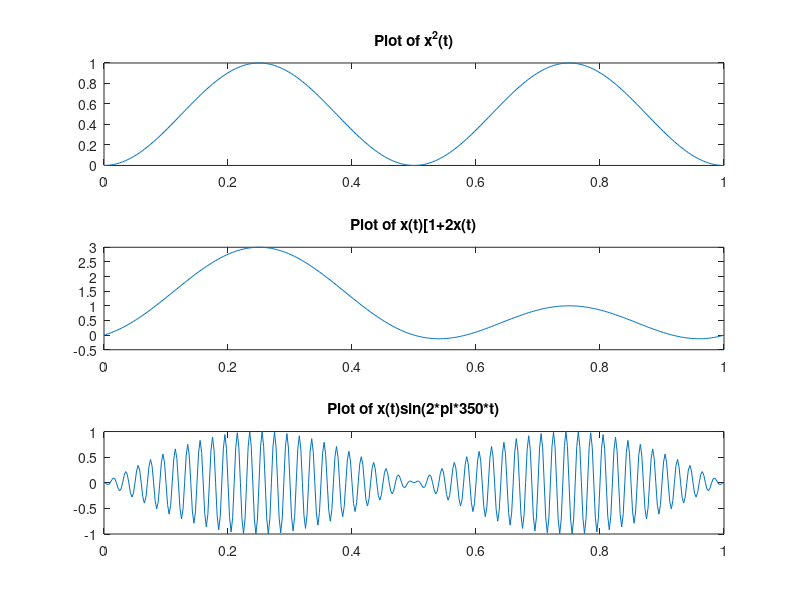

This figure's MATLAB source: (Note: this script raises an error after producing the figure.)
clear all;
f = 400;
Tsample = 1/f;
t = 0:Tsample:1;
A = 1;
x = sin(2*pi*t);
y1 = x.^2;
y2 = x.*(1+2*x);
y3 = x.*sin(2*pi*350.*t);
plot(t,y1,t,y2,t,y3);
n1 = .5;
x2 = 12*n1 + 12*n1 - 24*n1; %Proves Linearity
subplot(3,1,1);
plot(t,y1);
title('Plot of x^2(t)');
subplot(3,1,2);
plot(t,y2);
title('Plot of x(t)[1+2x(t)');
subplot(3,1,3);
plot(t,y3);
title('Plot of x(t)sin(2*pi*350*t)');
figure;
n = 2;
S = @(x) x.^n;
interval1 = 1:1/100:4;
interval2 = 11:1/100:14;
Test1 = S(interval1) + S(interval2);
Test2 = S(interval1 + interval2);
TestResult = isequal(Test1,Test2);
S2 = @(x) x.*(1+2*x);
Test1 = S2(interval1) + S2(interval2);
Test2 = S2(interval1 + interval2);
TestResult2 = isequal(Test1,Test2);
S3 = @(x) x.*sin(2*pi*350.*t);
%-------------------------------------------------------------------------%
t = -2:1/1000:2;
t1 = -2:1/2000:2;
t2 = -2:1/4000:2;
p = (heaviside(t+1) - heaviside(t-1));
p1 = (10^-3)*conv(p,p);
p2 = (10^-3)*conv(p1,p1);
subplot(3,1,1);
plot(t,p);
title('Convolution of P');
subplot(3,1,2);
plot(t1,p1);
title('Convolution of P1');
subplot(3,1,3);
plot(t2,p2);
title('Convolution of P2');

